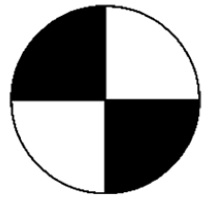
#> input picture ref-point.jpg, 209 x 202 px, given in place of variant-9.png, which was not available
$ python additional.py
#> lines starting #> are read from the running program, lines starting #| are printed output that depends on the picture; after the words box and inside, x2 and y2 are one past the last pixel; in counts of white or black regions, pixels touching at a corner belong together; pictures that were not available may be replaced by others from this repository, and a replacement may not be noted
''' код использует камеру для захвата поверхности с надписью и реализации алгоритма ее отслеживания.
    он берет изображение мухи (fly 64.png) и накладывает его на программную рамку из шага 2 таким образом, чтобы центр мухи совпадал с центром метки.'''

import cv2

def video_processing():
    obj_img = cv2.imread('variant-9.png', cv2.IMREAD_GRAYSCALE)
#> obj_img is the input picture: shape (202, 209); min 0, max 255, mean 163.4
    fly_img = cv2.imread('fly64.png', cv2.IMREAD_UNCHANGED)
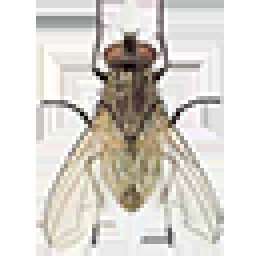
#> input picture fly64.png, 64 x 64 px (shown 4 times larger)
#> fly_img is the input picture: shape (64, 64, 4); mean B, G, R, A 207.7, 213.8, 217.6, 85.9

    obj_height, obj_width = obj_img.shape
#> obj_height = 202; obj_width = 209
    fly_height, fly_width, _ = fly_img.shape
#> fly_height = 64; fly_width = 64

    total_x, total_y, frame_count = 0, 0, 0
    similarity_thres = 0.2

    cap = cv2.VideoCapture(0)

    while True:
        ret, frame = cap.read()
        if not ret:
            print("Error")
            break

        gray_frame = cv2.cvtColor(frame, cv2.COLOR_BGR2GRAY)
        result = cv2.matchTemplate(gray_frame, obj_img, cv2.TM_CCOEFF_NORMED)
#> result = [1]
        _, max_val, _, max_loc = cv2.minMaxLoc(result)
#> max_val = 1; max_loc = (0, 0)

        if max_val >= similarity_thres:
            top_left = max_loc
#> top_left = (0, 0)
            bottom_right = (top_left[0] + obj_width, top_left[1] + obj_height)
#> bottom_right = (209, 202)

            roi = gray_frame[top_left[1]:bottom_right[1], top_left[0]:bottom_right[0]]
            _, binary_roi = cv2.threshold(roi, 127, 255, cv2.THRESH_BINARY)
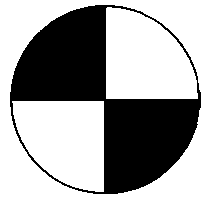
#> binary_roi: shape (202, 209); 64.1% white; 1 black region, box (x1, y1, x2, y2) and area: (10, 5, 201, 194) 15155
            contours, _ = cv2.findContours(binary_roi, cv2.RETR_EXTERNAL, cv2.CHAIN_APPROX_SIMPLE)
#> contours = [[[0, 0], [0, 201], [208, 201], [208, 0]]]

            if contours:
                largest_contour = max(contours, key=cv2.contourArea)
#> largest_contour = [[0, 0], [0, 201], [208, 201], [208, 0]]
                x, y, w, h = cv2.boundingRect(largest_contour)
#> x = 0; y = 0; w = 209; h = 202

                adjusted_top_left = (top_left[0] + x, top_left[1] + y)
#> adjusted_top_left = (0, 0)
                adjusted_bottom_right = (adjusted_top_left[0] + w, adjusted_top_left[1] + h)
#> adjusted_bottom_right = (209, 202)
                center_x = adjusted_top_left[0] + w // 2
#> center_x = 104
                center_y = adjusted_top_left[1] + h // 2
#> center_y = 101
            else:
                center_x = top_left[0] + obj_width // 2
                center_y = top_left[1] + obj_height // 2
        else:
            cv2.putText(frame, "No match found", (10, 30), cv2.FONT_HERSHEY_SIMPLEX, 1, (0, 0, 255), 2)
            cv2.imshow("Object Tracking", frame)
            if cv2.waitKey(1) & 0xFF == ord('q'):
                break
            continue

        total_x += center_x
#> total_x = 104
        total_y += center_y
#> total_y = 101
        frame_count += 1

        cv2.rectangle(frame, top_left, bottom_right, (0, 255, 0), 2)
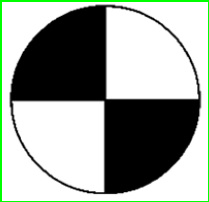
#> frame: shape (202, 209, 3); 2.9% of pixels changed, all inside (x1, y1, x2, y2) = (0, 0, 209, 202)
        cv2.circle(frame, (center_x, center_y), 5, (0, 0, 255), -1)
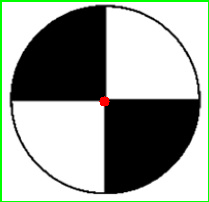
#> frame: shape (202, 209, 3); 0.19% of pixels changed, all inside (x1, y1, x2, y2) = (99, 96, 110, 107)

        fly_x = center_x - fly_width // 2
#> fly_x = 72
        fly_y = center_y - fly_height // 2
#> fly_y = 69

        if 0 <= fly_x < frame.shape[1] - fly_width and 0 <= fly_y < frame.shape[0] - fly_height:
            musk = fly_img[:, :, 3] / 255.0
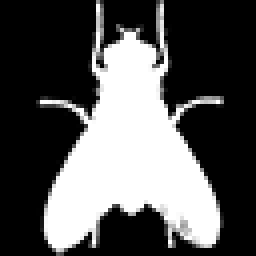
#> musk: shape (64, 64) float64 (shown 4 times larger); min 0, max 1, mean 0.337
            for c in range(3):
                frame[fly_y:fly_y + fly_height, fly_x:fly_x + fly_width, c] = (
                    fly_img[:, :, c] * musk + frame[fly_y:fly_y + fly_height, fly_x:fly_x + fly_width, c] * (1 - musk)
                )
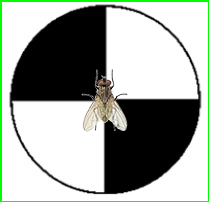
#> frame: shape (202, 209, 3); 3.74% of pixels changed, all inside (x1, y1, x2, y2) = (81, 69, 128, 133)

        cv2.imshow("Object Tracking", frame)

        if cv2.waitKey(1) & 0xFF == ord('q'):
#> (key q is pressed here)
            break

    if frame_count > 0:
        avg_x = total_x / frame_count
#> avg_x = 104
        avg_y = total_y / frame_count
#> avg_y = 101
        print(f"Average coordinates: ({round(avg_x, 2)}, {round(avg_y, 2)})")
#| Average coordinates: (104.0, 101.0)
    else:
        print("No valid matches found")

    cap.release()
    cv2.destroyAllWindows()

if __name__ == '__main__':
    video_processing()
